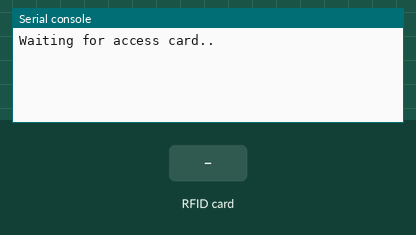
Recording of a program running on a simulated ESP32 board running MicroPython. On the bench: the last lines printed to the serial console. Inputs (shaded band) come from the test bench. The interpreter's speed is modelled, so counts of loop turns are approximate; files that are not in the repository are absent; library files of the repository ran but are not shown: mfrc522.py. At 2.8 s the program stops and its outputs stay as they are.

Above: at 1.2 s.
1.3 s: RFID card 5E 7A 19 C4 held to the reader
At 2.6 s:
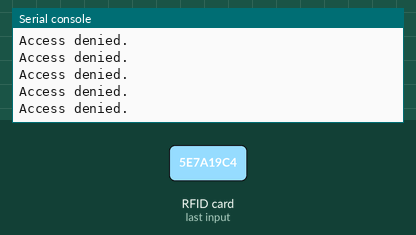
2.8 s: RFID card AC 03 0A E1 held to the reader
At 4.0 s:
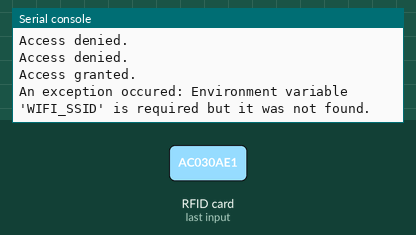

The program:

main.py
```python
import machine # type: ignore
import time # type: ignore
import urequests # type: ignore
import ujson # type: ignore
import gc # type: ignore

from lib.tsense import TSense
from lib.dotenv import DotEnv

PIN_PIR_SENSOR = 35

PIN_BUZZER = 32

PIN_LED_GREEN = 33
PIN_LED_ORANGE = 25
PIN_LED_RED = 26

PIN_TEMP_SENSOR = 27
PIN_BUTTON = 14

use_offboard = True
double_press = False

last_temp = 0
last_offboard_temp = 0

pir_sensor = machine.Pin(PIN_PIR_SENSOR, machine.Pin.IN)

buzzer = machine.PWM(machine.Pin(PIN_BUZZER))
buzzer.deinit()

led_green = machine.Pin(PIN_LED_GREEN, machine.Pin.OUT)
led_orange = machine.Pin(PIN_LED_ORANGE, machine.Pin.OUT)
led_red = machine.Pin(PIN_LED_RED, machine.Pin.OUT)

button = machine.Pin(PIN_BUTTON)

SUPA_API_URL = DotEnv.get('SUPABASE_API_URL')
SUPA_API_KEY = DotEnv.get('SUPABASE_API_KEY')

def button_pressed(pin):
    global use_offboard, double_press

    # this handler gets triggered once per button press and release,
    # so we store a flag to skip every second trigger
    if double_press:
        double_press = False
        return

    double_press = True

    use_offboard = not use_offboard
    print(f"Button on {pin} pressed, changing sensor to {'offboard' if use_offboard else 'onboard'}")


def buzz(frequency: int, duration_ms: int, break_ms: int):
    buzzer.init(freq=frequency)
    time.sleep_ms(duration_ms)
    buzzer.deinit()
    time.sleep_ms(break_ms)

def send_temp_reading(temp, type):
    reading = {
        "type": type,
        "reading": temp,
        "unit": "celcius"
    }

    headers = {
        "Content-Type": "application/json",
        "apiKey": SUPA_API_KEY
    }

    print("Sending temp reading to database..")
    json = ujson.dumps(reading)
    print(json)
    response = urequests.post(url=SUPA_API_URL, headers=headers, data=json)
    print(f"Done {response.status_code}")

def temp_changed(sensor: TSense, temp_old: float, temp_new: float):
    print(f"Temperature changed from {temp_old} to {temp_new}")
    send_temp_reading(temp_new, "external" if sensor.use_external else "internal")

def pir_sensed(pin):
    print("Received PIR signal.")
    buzz(1000, 250, 1)

def main():
    button.irq(trigger=machine.Pin.IRQ_FALLING, handler=button_pressed)
    pir_sensor.irq(trigger=machine.Pin.IRQ_RISING, handler=pir_sensed)

    tsense = TSense(PIN_TEMP_SENSOR)
    tsense.on_temp_changed = temp_changed

    while True:
        temp = tsense.get_temp(use_external=use_offboard, use_fahrenheit=False)

        if temp <= 24:
            led_green.on()
            led_orange.off()
            led_red.off()
        elif temp > 24 and temp <= 25:
            led_green.off()
            led_orange.on()
            led_red.off()
            #buzz(1000, 100, 250)
        elif temp > 25:
            led_green.off()
            led_orange.off()
            led_red.on()
            #buzz(1000, 100, 50)

        gc.collect()

try:
    main()
except Exception as ex:
    print(ex)
finally:
    print("Disabling sensors..")
    # Disable all of the sensors
    button.irq(handler=None)
    pir_sensor.irq(handler=None)
    buzzer.deinit()
    led_green.off()
    led_orange.off()
    led_red.off()
    print("Done")
    gc.collect()
```

dotenv.py
```python
class DotEnv:
    _env_vars = {}

    @staticmethod
    def file_exists(path) -> bool:
        try:
            with open(path, "r"):
                return True
        except FileNotFoundError:
            return False

    @staticmethod
    def load(path):
        path = f"{path}/.env"

        if not DotEnv.file_exists(path):
            return

        with open(path, "r") as file:
            lines = file.readlines()
            DotEnv._enumerate_and_set_variables(lines)

    @staticmethod
    def _enumerate_and_set_variables(vars):
        for line in vars:
            sections = line.split('=', 1)
            if len(sections) < 2:
                continue

            key, value = sections[0].strip(), sections[1].strip()
            DotEnv._env_vars[key] = value  # Store in the internal dictionary

    @staticmethod
    def ensure(environment_variable):
        if environment_variable not in DotEnv._env_vars:
            raise Exception(f"Environment variable '{environment_variable}' is required but it was not found.")

    @staticmethod
    def get(variable) -> str:
        if variable not in DotEnv._env_vars:
            raise Exception(f"Environment variable '{variable}' was not found.")

        return DotEnv._env_vars[variable]
```

boot.py
```python
import network # type: ignore
import time # type: ignore
import urequests # type: ignore

import sys

from lib.dotenv import DotEnv
from lib import mfrc522

allowed_uids = [ "AC030AE1" ]

def zfill(input, width):
    """
    Pads the input with leading zero's until it meets the desired width.
    """
    return '0' * (width - len(input)) + input

def uidToString(uid):
    """
    Converts an array of decimal values to a readable hexadecimal string.
    """
    s = ""
    for i in uid:
        s = s + zfill(hex(i)[2:], 2).upper()
    return s.upper()

try:
    card_reader = mfrc522.MFRC522(sck=18,mosi=23,miso=19,rst=22,cs=21)

    print("Waiting for access card..")

    # Loop until a valid card is scanned
    while True:
        # Wait for card to be scanned
        (stat, _) = card_reader.request(card_reader.REQIDL)

        # Check if the card scanned correctly
        if stat == card_reader.OK:
            # Read the UID from the card
            (_, uid) = card_reader.SelectTagSN()

            # Convert it to a readable hex format
            uid_s = uidToString(uid)

            # Check if the hex uid exists in the whitelist
            if uid_s in allowed_uids:
                print("Access granted.")
                break

            print("Access denied.")

    # Load all the environment variables from the .env file in current directory.
    DotEnv.load(".")

    # Ensure the required environment variables exist in the .env (throws exception if they do not exist)
    DotEnv.ensure("WIFI_SSID")
    DotEnv.ensure("WIFI_PASS")

    DotEnv.ensure('SUPABASE_API_URL')
    DotEnv.ensure('SUPABASE_API_KEY')

    WIFI_SSID = DotEnv.get("WIFI_SSID")
    WIFI_PASS = DotEnv.get("WIFI_PASS")

    # Connect to the Wi-Fi network in Station (STA) mode
    wifi = network.WLAN(network.STA_IF)
    wifi.active(True)
    wifi.connect(WIFI_SSID, WIFI_PASS)

    print(f"Connecting to {WIFI_SSID}..")

    # Seconds before timing out connection attempt
    wifi_timeout = 5
    wifi_tracker = 0

    while not wifi.isconnected():
        time.sleep_ms(1000)
        wifi_tracker = wifi_tracker + 1

        if wifi_tracker >= wifi_timeout:
            raise Exception(f"Failed to connect to {WIFI_SSID}: Timed out")

    print(f"Connected to network, testing internet connection..")

    response = urequests.get(url="http://http.thetruthhurts.me/")

    if not response.status_code == 200:
        raise Exception(f"Network connection test failed, got response: {response.text}")

except Exception as ex:
    print(f"An exception occured: {ex}")
    sys.exit()
```

Measured:
- after the input at 1.3 s, the serial console: prints a new line at once (image 1)
- after the input at 2.8 s, the serial console: prints a new line at once (image 2)
